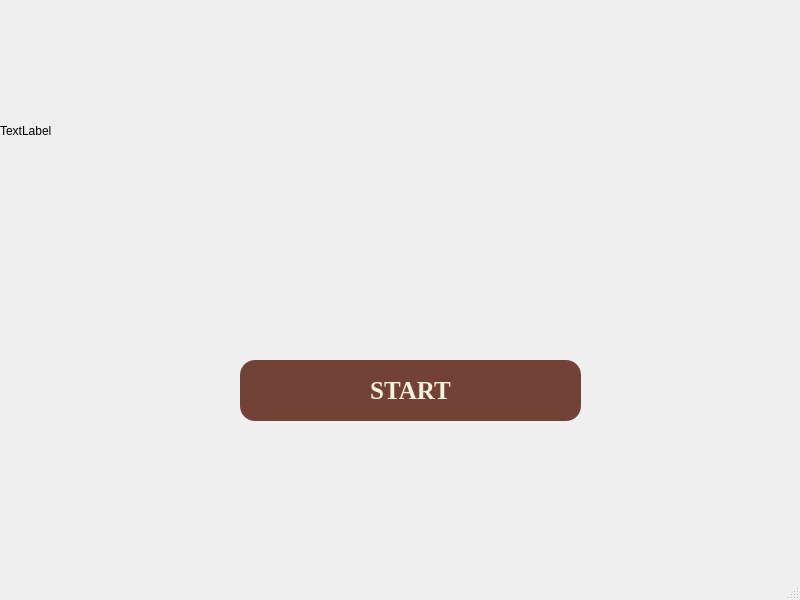
<?xml version="1.0" encoding="UTF-8"?>
<ui version="4.0">
 <class>StartScreen</class>
 <widget class="QMainWindow" name="StartScreen">
  <property name="geometry">
   <rect>
    <x>0</x>
    <y>0</y>
    <width>800</width>
    <height>600</height>
   </rect>
  </property>
  <property name="windowTitle">
   <string>StartScreen</string>
  </property>
  <widget class="QWidget" name="centralwidget">
   <widget class="QPushButton" name="START">
    <property name="geometry">
     <rect>
      <x>240</x>
      <y>360</y>
      <width>341</width>
      <height>61</height>
     </rect>
    </property>
    <property name="mouseTracking">
     <bool>true</bool>
    </property>
    <property name="styleSheet">
     <string notr="true">QPushButton 
{background : rgb(115, 66, 55); color: rgb(245, 242, 220); font-size: 25px; font: Bold; font-family:Georgia; border-radius:15px
}
QPushButton:Hover
{
background-color: rgb(105,0,16);
}</string>
    </property>
    <property name="text">
     <string>START</string>
    </property>
   </widget>
   <widget class="QLabel" name="logo">
    <property name="geometry">
     <rect>
      <x>0</x>
      <y>30</y>
      <width>691</width>
      <height>201</height>
     </rect>
    </property>
    <property name="styleSheet">
     <string notr="true">logo.setStyleSheet(&quot;backgroung-image: url(&quot;E:/Facultate/Anul II/Semestrul I/Modern C++/logoFinal.png&quot;)&quot;)
</string>
    </property>
    <property name="text">
     <string>TextLabel</string>
    </property>
   </widget>
  </widget>
  <widget class="QMenuBar" name="menubar">
   <property name="geometry">
    <rect>
     <x>0</x>
     <y>0</y>
     <width>800</width>
     <height>26</height>
    </rect>
   </property>
  </widget>
  <widget class="QStatusBar" name="statusbar"/>
 </widget>
 <resources/>
 <connections/>
</ui>
